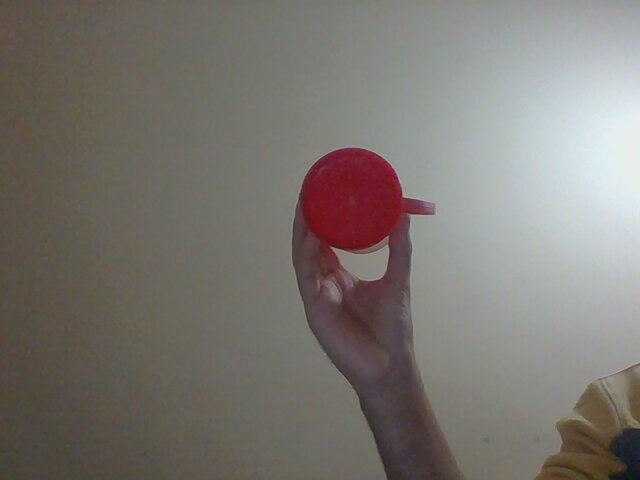
#> input picture cub_detector/cub.jpg, 640 x 480 px
$ python hsv_contour.py
#> lines starting #> are read from the running program, lines starting #| are printed output that depends on the picture; after the words box and inside, x2 and y2 are one past the last pixel; in counts of white or black regions, pixels touching at a corner belong together
import cv2
import numpy as np


def get_bbox(mask):
    contours, _ = cv2.findContours(mask, cv2.RETR_EXTERNAL, cv2.CHAIN_APPROX_SIMPLE)

    # Find the contour with the maximum area
    largest_contour = max(contours, key=cv2.contourArea)

    # Get the bounding box coordinates of the largest contour
    x, y, w, h = cv2.boundingRect(largest_contour)

    # Draw the bounding box on the original image
    return x, y, w, h


image = cv2.imread("cub.jpg") # read the image
#> image is the input picture: shape (480, 640, 3); mean B, G, R 113, 119.1, 122.9
hsv = cv2.cvtColor(image, cv2.COLOR_BGR2HSV) # convert image from BGR to HSV
#> hsv: shape (480, 640, 3); mean H, S, V 50.2, 34.5, 125.3

lower1 = np.array([0, 100, 20])
upper1 = np.array([10, 255, 255])

lower2 = np.array([160,100,20])
upper2 = np.array([179,255,255])

lower_mask = cv2.inRange(hsv, lower1, upper1) # apply range1
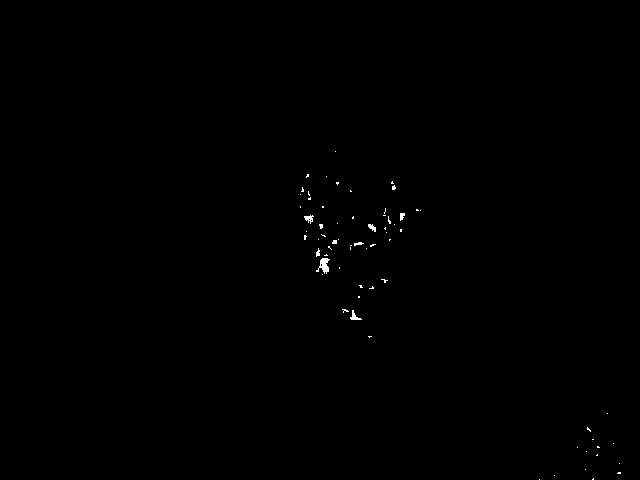
#> lower_mask: shape (480, 640); 0.2% white in thin lines or dots, all inside (x1, y1, x2, y2) = (300, 151, 621, 480)

upper_mask = cv2.inRange(hsv, lower2, upper2) # apply range2
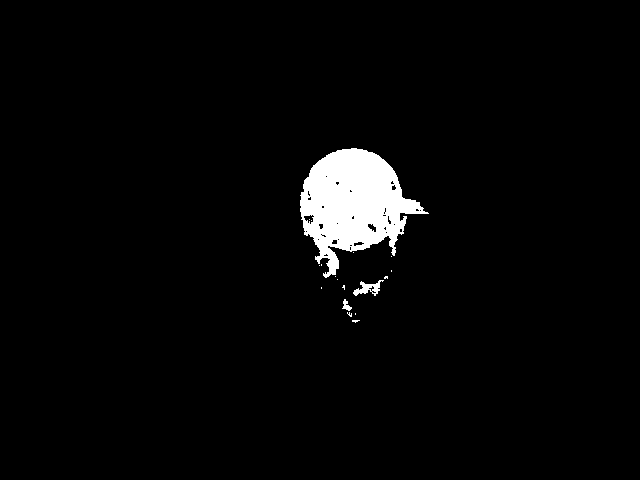
#> upper_mask: shape (480, 640); 3.1% white; 18 white regions (15 under 20 px), largest, box (x1, y1, x2, y2) and area: (300, 148, 429, 278) 9053, (353, 280, 384, 296) 216, (342, 299, 352, 311) 59

full_mask = cv2.bitwise_or(lower_mask, upper_mask) #bitwise_or to both masks
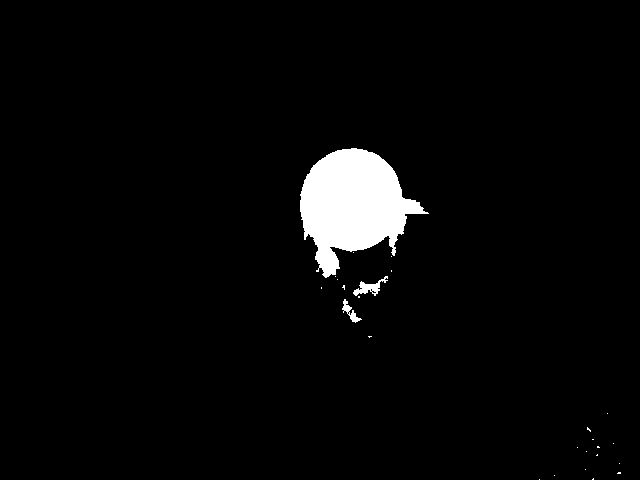
#> full_mask: shape (480, 640); 3.3% white; 26 white regions (23 under 20 px), largest, box (x1, y1, x2, y2) and area: (300, 148, 429, 278) 9536, (353, 276, 388, 296) 254, (342, 299, 362, 323) 152

eroded_mask = cv2.erode(full_mask, None, iterations=4)
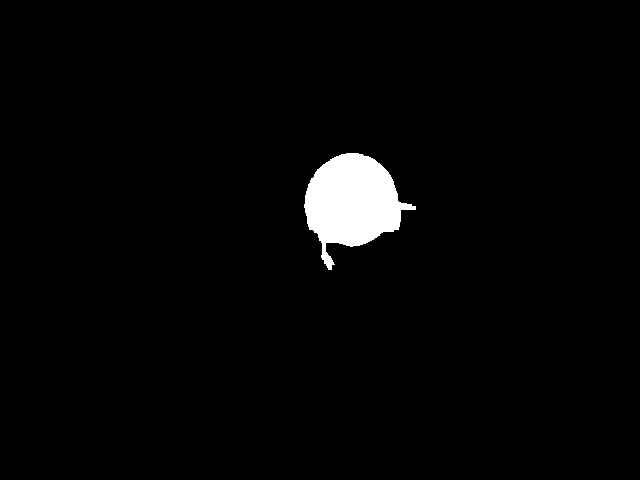
#> eroded_mask: shape (480, 640); 2.4% white; 1 white region
x,y,w,h = get_bbox(eroded_mask)
#> in get_bbox, `contours, _ = cv2.findContours(mask, cv2.RETR_EXTERNAL, cv2.CHAIN_APPR..`: contours = 1 contour; box (x1, y1, x2, y2) and area: (304, 153, 416, 270) 7102
#> in get_bbox, `largest_contour = max(contours, key=cv2.contourArea)`: largest_contour = contour of 179 points, box (x1, y1, x2, y2) (304, 153, 416, 270), area 7102
#> in get_bbox, `x, y, w, h = cv2.boundingRect(largest_contour)`: x = 304; y = 153; w = 112; h = 117
#> x = 304; y = 153; w = 112; h = 117
cv2.rectangle(image, (x,y), (x+w, y+h), (0,255,0), 2)
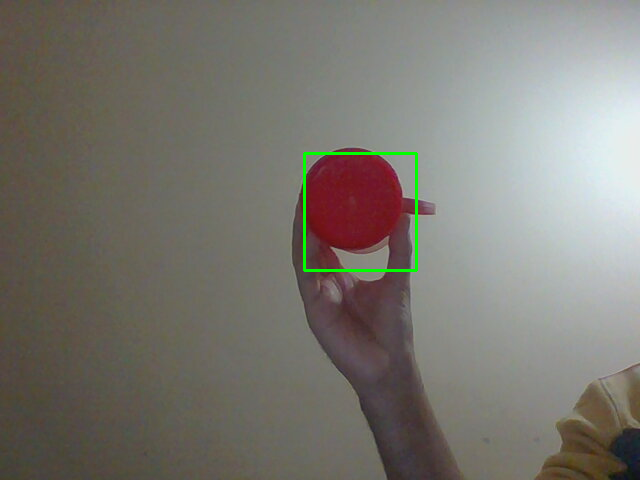
#> image: shape (480, 640, 3); 0.45% of pixels changed, all inside (x1, y1, x2, y2) = (303, 152, 418, 272)
cv2.imshow('image', image)
# cv2.imshow('extracted', full_mask)
cv2.waitKey(0)
